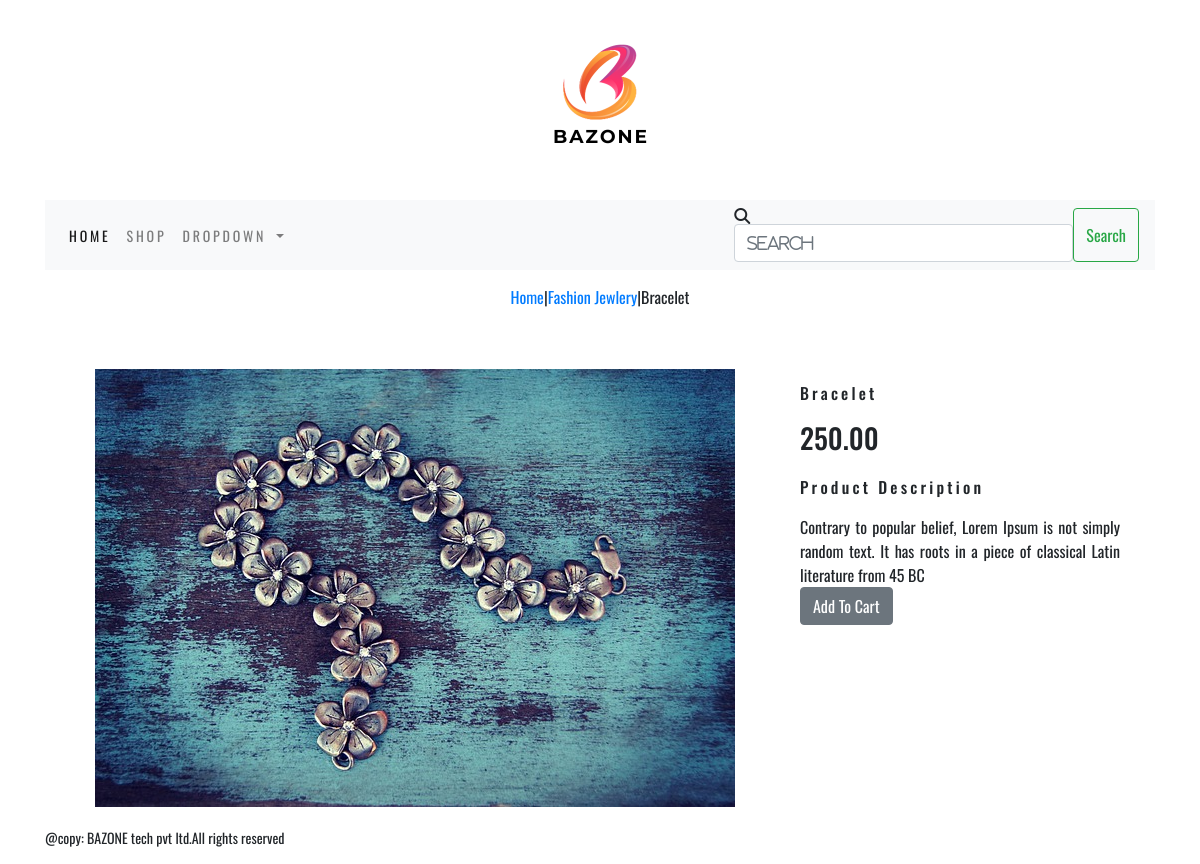
The page /shop/school-things/fruits/ on the database its author committed.
### ecomapp/models.py (models this page shows, shortened)
class Product(models.Model):
    name = models.CharField(max_length=250, unique=True)
    slug = models.SlugField(max_length=250, unique=True)
    description = models.TextField(blank=True)
    price = models.DecimalField(max_digits=20, decimal_places=2)
    category = models.ForeignKey(Category, on_delete=models.CASCADE)
    image = models.ImageField(upload_to='product', blank=True)
    stock = models.IntegerField()
    available = models.BooleanField(default=True)
    created = models.DateTimeField(auto_now_add=True)
    updated = models.DateTimeField(auto_now=True)
    class Meta:
        ordering = ('name',)
        verbose_name = 'product'
        verbose_name_plural = 'products'

class Category(models.Model):
    name = models.CharField(max_length=250, unique=True)
    slug = models.SlugField(max_length=250, unique=True)
    description = models.TextField(blank=True)
    image = models.ImageField(upload_to='category', blank=True)
    class Meta:
        ordering = ('name',)
        verbose_name = 'category'
        verbose_name_plural = 'categories'
    def get_url(self):
        return reverse('shop:product_by_category', args=[self.slug])
    def __str__(self):
        return '{}'.format(self.name)

### ecomapp/views.py (the view)
# urls.py: path('<slug:c_slug>/<slug:product_slug>/', views.proDetail, name="product_details")
def proDetail(request, c_slug, product_slug):
    try:
        product = Product.objects.get(category__slug=c_slug, slug=product_slug)
    except Exception as e:
        raise e
    return render(request, 'product.html', {'product': product})

### cartapp/context_processors.py (called while the page is built)
def counter(request):
    item_count = 0
    if 'admin' in request.path:
        return {}
    else:
        try:
            cart = Cart.objects.filter(cart_id=cart_id1(request))
            cart_items = CartItem.objects.all().filter(cart=cart[:1])
            for cart_item in cart_items :
                item_count += cart_item.quantity
        except DoesNotExist:
            item_count = 0
    return {'item_count': item_count}

### cartapp/views.py (called while the page is built)
def cart_id1(request):
    cart = request.session.session_key
    if not cart:
        cart = request.session.create()
    return cart

### ecomapp/context_processors.py (called while the page is built)
def menu_links(request):
    links = Category.objects.all()
    return dict(links=links)

### templates/product.html (shortened to what this page needs)
{% extends 'base.html' %}
{% load static %}
{% block content %}
<div class="row my-prod-cat-class">
    <div class="mx-auto">
        <p><a href="{% url 'shop:AllProdCat' %}">Home</a>|<a href="{{product.category.get_url}}">{{product.category}}</a>|{{product.name}}</p>
    </div>
</div>
<br>
<div class="container">
    <div class="row">
        <div class="col-12 col-sm-12 com-md-12 col-lg-8 text-center">
            <div style="min-width:18 rem">
        <img src="{{product.image.url}}" alt="{{product.name}}">
        </div>
             </div>
    <div class="col-12 col-sm-12 col-md-12 col-lg-4">
        <div>
        <h1 class="my-prod-title">{{product.name}}</h1>
        </div>
<div>
    <div>
        <h3>{{product.price}}</h3>
    </div>
</div>
<div>
    <div>
        <h4 class="my-prod-title">Product Description</h4>
    </div>
</div>
<div>
    <div class="text-justify my-prod-text">
        {{product.description}}
    </div>
</div>
{% if product.stock <= 0 %}
<p class="text-justify my-prod-text"><b>OUT OF STOCK</b></p>
{% else %}
<a class="btn btn-secondary" href="{% url 'cart:add_cart' product.id %}">Add To Cart</a>
{% endif %}
{% endblock %}

### static/css/custom.css (style rules this page uses)
body { font-family: 'Oswald', sans-serif; }
.my-prod-cat-class { padding-top:15px; padding-bottom:20px; }
.my-prod-title { font-size:16px; text:transform:uppercase; letter-spacing:.2em; padding-top:15px; padding-bottom:10px; }
.my-prod-text { padding-right:20px; }

### rows shown on the page
Product: category "Fashion Jewlery", name "Bracelet", image (picture), price "250.00", description "Contrary to popular belief, Lorem Ipsum is not simply random text. It has roots in a piece of classical Latin literature from 45 BC"
